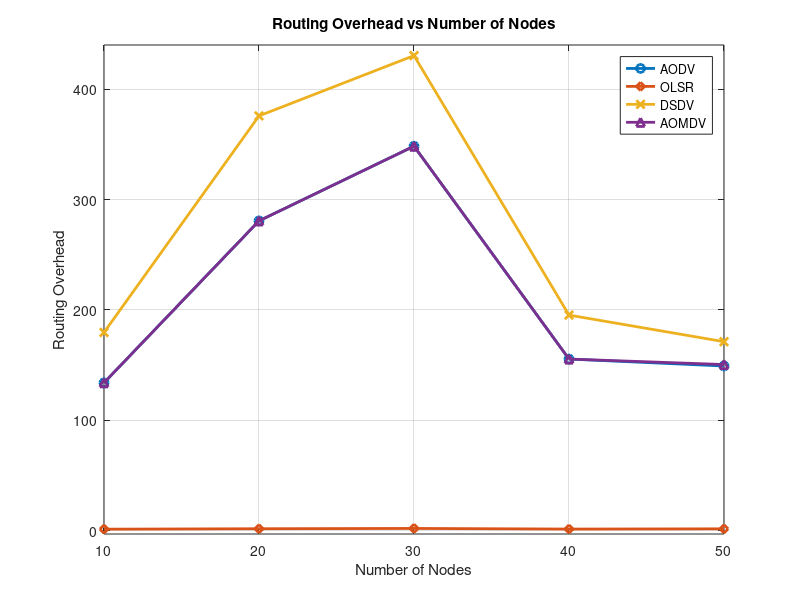

Source code (MATLAB):
clc;
clear;
close all;

% X-axis values
nodes = [10 20 30 40 50];

% Y-axis values
AODV  = [134.000 280.672 348.332 155.494 149.204];
OLSR  = [1.380 1.768 2.042 1.478 1.684];
DSDV  = [179.609 375.774 430.398 195.316 171.230];
AOMDV  = [134.000 280.672 348.332 155.494 150.525];
% Plotting
figure;

plot(nodes, AODV, '-o', 'LineWidth', 2); hold on;
plot(nodes, OLSR, '-d', 'LineWidth', 2);
plot(nodes, DSDV, '-x', 'LineWidth', 2);
plot(nodes, AOMDV, '-^', 'LineWidth', 2);

% Labels and Title
xlabel('Number of Nodes');
ylabel('Routing Overhead');
title('Routing Overhead vs Number of Nodes');

% Legend
legend('AODV','OLSR','DSDV','AOMDV','Location','best');

% Grid
grid on;

% Axis limits (optional for better match)
ylim([-3 440]);

hold off;
